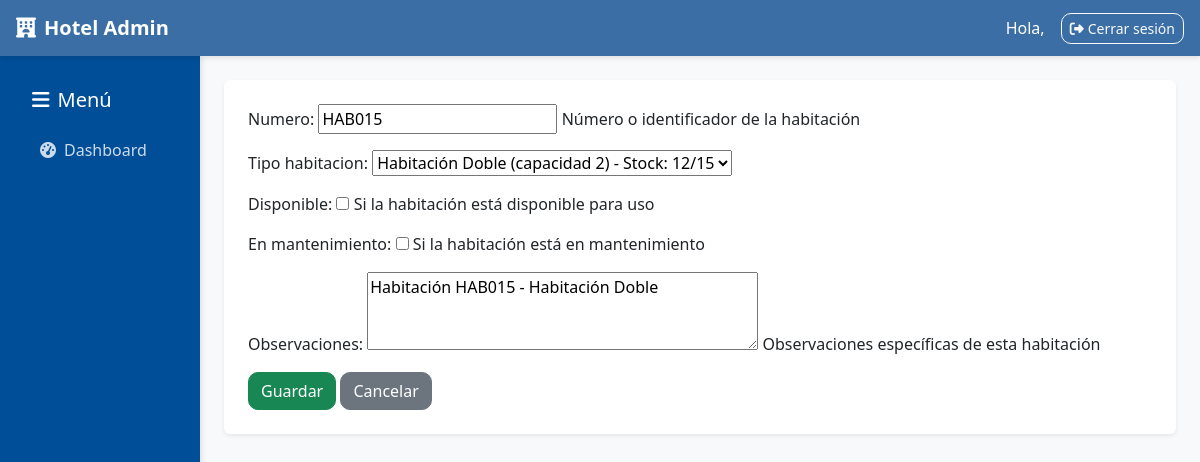
Page /habitaciones/admin/habitaciones/15/editar/ on the committed database.
### habitaciones/models.py (models this page shows, shortened)
class Habitacion(models.Model):
    numero = models.CharField(max_length=10, unique=True, help_text="Número o identificador de la habitación")
    tipo_habitacion = models.ForeignKey(TipoHabitacion, on_delete=models.CASCADE, related_name='habitaciones')
    disponible = models.BooleanField(default=True, help_text="Si la habitación está disponible para uso")
    en_mantenimiento = models.BooleanField(default=False, help_text="Si la habitación está en mantenimiento")
    observaciones = models.TextField(blank=True, null=True, help_text="Observaciones específicas de esta habitación")
    class Meta:
        verbose_name = "Habitación"
        verbose_name_plural = "Habitaciones"
        ordering = ['numero']

### habitaciones/views.py (the view)
# urls.py: path('admin/habitaciones/<int:pk>/editar/', views.admin_habitaciones_edit, name='habitaciones_edit'),
def admin_habitaciones_edit(request, pk):
    habitacion = get_object_or_404(Habitacion, pk=pk)
    if request.method == 'POST':
        form = HabitacionAdminForm(request.POST, request.FILES, instance=habitacion)
        if form.is_valid():
            form.save()
            return redirect('habitaciones:habitaciones_list')
    else:
        form = HabitacionAdminForm(instance=habitacion)
    return render(request, 'administracion/habitaciones_form.html', {'form': form, 'titulo': 'Editar Habitación'})

### habitaciones/forms.py
class HabitacionAdminForm(forms.ModelForm):
    class Meta:
        model = Habitacion
        fields = ['numero', 'tipo_habitacion', 'disponible', 'en_mantenimiento', 'observaciones']
        widgets = {
            'observaciones': forms.Textarea(attrs={'rows': 3}),
        }

### administracion/permissions.py (called while the page is built, shortened)
def permisos_context(request):
    return {}

### habitaciones/models.py (called while the page is built)
    def __str__(self):
        return f"{self.nombre} (capacidad {self.capacidad}) - Stock: {self.stock_disponible}/{self.stock_total}"

### administracion/templates/administracion/habitaciones_form.html (shortened to what this page needs)
{% extends "administracion/base_admin.html" %}
{% block content %}
<form method="post" enctype="multipart/form-data">
    {{ form.as_p }}
    <button type="submit" class="btn btn-success">Guardar</button>
    <a href="{% url 'habitaciones:habitaciones_list' %}" class="btn btn-secondary">Cancelar</a>
</form>
{% endblock %}

### administracion/static/css/admin.css (style rules this page uses)
body { font-family: 'Segoe UI', system-ui, -apple-system, Roboto, Arial, sans-serif; }
.btn { border-radius: 10px; }

### administracion/templates/administracion/base_admin.html (style rules this page uses)
:root { --primary-color: #3a6ea5; --secondary-color: #004e98; --accent-color: #ff9505; --light-bg: #f8f9fa; --dark-bg: #343a40; }
body { background-color: var(--light-bg); font-family: 'Segoe UI', Tahoma, Geneva, Verdana, sans-serif; }

### rows in the picture
Habitacion: numero "HAB015", tipo_habitacion "Habitación Doble (capacidad 2) - Stock: 12/15", observaciones "Habitación HAB015 - Habitación Doble"
